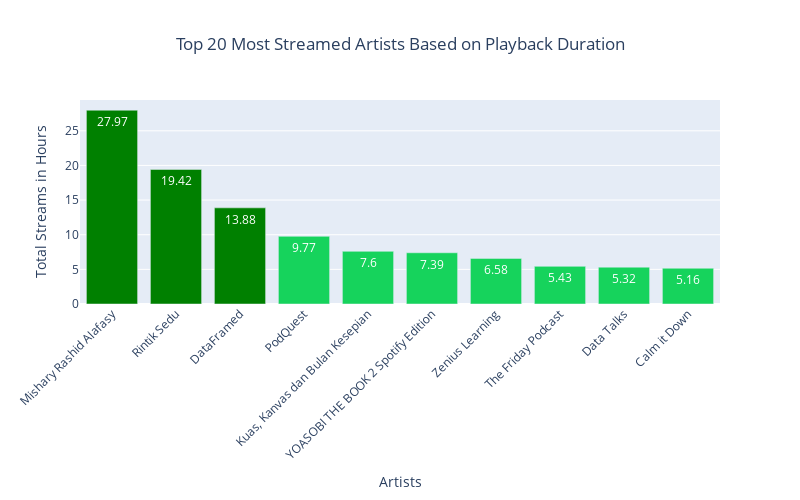

The notebook cell saved with this chart:
### Code cell
# Visualize top artists
fig = px.bar(showname_playback_duration.head(10), x='episode_show_name', y='ms_played',
             labels={'episode_show_name': 'Artists', 'ms_played': 'Total Streams in Hours'},
             title='Top 20 Most Streamed Artists Based on Playback Duration')

# Define colors using Spotify palette for top 5 tracks, green for others
color_scale = ['green' if artist in showname_playback_duration.head(3).values else '#16D35C' for artist in showname_playback_duration['episode_show_name']]

# Update colors and text labels for each bar
fig.update_traces(marker_color=color_scale,
                  text=showname_playback_duration['ms_played'].round(2), 
                  textposition='inside', 
                  textfont=dict(color='white'))

fig.update_layout(xaxis_title='Artists', 
                  yaxis_title='Total Streams in Hours', 
                  xaxis_tickangle=-45, showlegend=False, title_x=0.5,
                  width=800, height=500)
fig.show()

### Figure 1 — Plotly figure (JSON) as saved in the notebook; plotly's stock layout.template omitted (floating-point values rounded to 4 significant figures)
{"data": [{"alignmentgroup": "True", "hovertemplate": "Artists=%{x}<br>Total Streams in Hours=%{y}<extra></extra>", "legendgroup": "", "marker": {"color": ["green", "green", "green", "#16D35C", "#16D35C", "#16D35C", "#16D35C", "#16D35C", "#16D35C", "#16D35C", "#16D35C", "#16D35C", "#16D35C", "#16D35C", "#16D35C", "#16D35C", "#16D35C", "#16D35C", "#16D35C", "#16D35C"], "pattern": {"shape": ""}}, "name": "", "offsetgroup": "", "orientation": "v", "showlegend": false, "text": [27.97, 19.42, 13.88, 9.77, 7.6, 7.39, 6.58, 5.43, 5.32, 5.16, 4.89, 4.88, 4.8, 4.66, 4.64, 4.53, 4.52, 4.39, 4.35, 3.64], "textfont": {"color": "white"}, "textposition": "inside", "type": "bar", "x": ["Mishary Rashid Alafasy", "Rintik Sedu", "DataFramed", "PodQuest", "Kuas, Kanvas dan Bulan Kesepian", "YOASOBI THE BOOK 2 Spotify Edition", "Zenius Learning", "The Friday Podcast", "Data Talks", "Calm it Down"], "xaxis": "x", "y": [27.97, 19.42, 13.88, 9.768, 7.6, 7.393, 6.584, 5.434, 5.317, 5.161], "yaxis": "y"}], "layout": {"barmode": "relative", "height": 500, "legend": {"tracegroupgap": 0}, "showlegend": false, "title": {"text": "Top 20 Most Streamed Artists Based on Playback Duration", "x": 0.5}, "width": 800, "xaxis": {"anchor": "y", "domain": [0, 1], "tickangle": -45, "title": {"text": "Artists"}}, "yaxis": {"anchor": "x", "domain": [0, 1], "title": {"text": "Total Streams in Hours"}}}}
